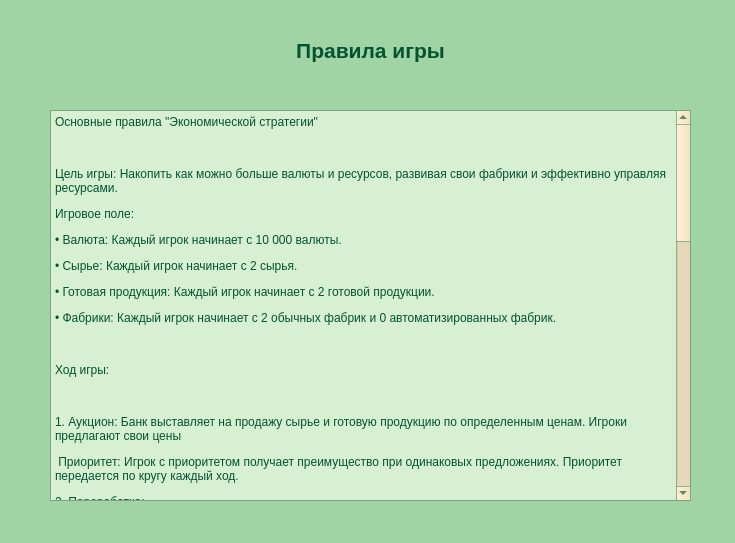
<?xml version="1.0" encoding="UTF-8"?>
<ui version="4.0">
 <class>RulesWindow</class>
 <widget class="QWidget" name="RulesWindow">
  <property name="geometry">
   <rect>
    <x>0</x>
    <y>0</y>
    <width>735</width>
    <height>543</height>
   </rect>
  </property>
  <property name="palette">
   <palette>
    <active>
     <colorrole role="WindowText">
      <brush brushstyle="SolidPattern">
       <color alpha="255">
        <red>2</red>
        <green>83</green>
        <blue>49</blue>
       </color>
      </brush>
     </colorrole>
     <colorrole role="Button">
      <brush brushstyle="SolidPattern">
       <color alpha="255">
        <red>240</red>
        <green>221</green>
        <blue>177</blue>
       </color>
      </brush>
     </colorrole>
     <colorrole role="Light">
      <brush brushstyle="SolidPattern">
       <color alpha="255">
        <red>255</red>
        <green>255</green>
        <blue>255</blue>
       </color>
      </brush>
     </colorrole>
     <colorrole role="Text">
      <brush brushstyle="SolidPattern">
       <color alpha="255">
        <red>2</red>
        <green>83</green>
        <blue>49</blue>
       </color>
      </brush>
     </colorrole>
     <colorrole role="BrightText">
      <brush brushstyle="SolidPattern">
       <color alpha="255">
        <red>2</red>
        <green>83</green>
        <blue>49</blue>
       </color>
      </brush>
     </colorrole>
     <colorrole role="ButtonText">
      <brush brushstyle="SolidPattern">
       <color alpha="255">
        <red>85</red>
        <green>69</green>
        <blue>40</blue>
       </color>
      </brush>
     </colorrole>
     <colorrole role="Base">
      <brush brushstyle="SolidPattern">
       <color alpha="255">
        <red>215</red>
        <green>240</green>
        <blue>209</blue>
       </color>
      </brush>
     </colorrole>
     <colorrole role="Window">
      <brush brushstyle="SolidPattern">
       <color alpha="255">
        <red>160</red>
        <green>212</green>
        <blue>164</blue>
       </color>
      </brush>
     </colorrole>
     <colorrole role="Highlight">
      <brush brushstyle="SolidPattern">
       <color alpha="255">
        <red>89</red>
        <green>159</green>
        <blue>118</blue>
       </color>
      </brush>
     </colorrole>
     <colorrole role="HighlightedText">
      <brush brushstyle="SolidPattern">
       <color alpha="255">
        <red>211</red>
        <green>240</green>
        <blue>191</blue>
       </color>
      </brush>
     </colorrole>
     <colorrole role="AlternateBase">
      <brush brushstyle="SolidPattern">
       <color alpha="255">
        <red>186</red>
        <green>223</green>
        <blue>180</blue>
       </color>
      </brush>
     </colorrole>
     <colorrole role="ToolTipText">
      <brush brushstyle="SolidPattern">
       <color alpha="255">
        <red>2</red>
        <green>83</green>
        <blue>49</blue>
       </color>
      </brush>
     </colorrole>
    </active>
    <inactive>
     <colorrole role="WindowText">
      <brush brushstyle="SolidPattern">
       <color alpha="255">
        <red>2</red>
        <green>83</green>
        <blue>49</blue>
       </color>
      </brush>
     </colorrole>
     <colorrole role="Button">
      <brush brushstyle="SolidPattern">
       <color alpha="255">
        <red>240</red>
        <green>221</green>
        <blue>177</blue>
       </color>
      </brush>
     </colorrole>
     <colorrole role="Light">
      <brush brushstyle="SolidPattern">
       <color alpha="255">
        <red>255</red>
        <green>255</green>
        <blue>255</blue>
       </color>
      </brush>
     </colorrole>
     <colorrole role="Text">
      <brush brushstyle="SolidPattern">
       <color alpha="255">
        <red>2</red>
        <green>83</green>
        <blue>49</blue>
       </color>
      </brush>
     </colorrole>
     <colorrole role="BrightText">
      <brush brushstyle="SolidPattern">
       <color alpha="255">
        <red>2</red>
        <green>83</green>
        <blue>49</blue>
       </color>
      </brush>
     </colorrole>
     <colorrole role="ButtonText">
      <brush brushstyle="SolidPattern">
       <color alpha="255">
        <red>85</red>
        <green>69</green>
        <blue>40</blue>
       </color>
      </brush>
     </colorrole>
     <colorrole role="Base">
      <brush brushstyle="SolidPattern">
       <color alpha="255">
        <red>215</red>
        <green>240</green>
        <blue>209</blue>
       </color>
      </brush>
     </colorrole>
     <colorrole role="Window">
      <brush brushstyle="SolidPattern">
       <color alpha="255">
        <red>160</red>
        <green>212</green>
        <blue>164</blue>
       </color>
      </brush>
     </colorrole>
     <colorrole role="Highlight">
      <brush brushstyle="SolidPattern">
       <color alpha="255">
        <red>89</red>
        <green>159</green>
        <blue>118</blue>
       </color>
      </brush>
     </colorrole>
     <colorrole role="HighlightedText">
      <brush brushstyle="SolidPattern">
       <color alpha="255">
        <red>211</red>
        <green>240</green>
        <blue>191</blue>
       </color>
      </brush>
     </colorrole>
     <colorrole role="AlternateBase">
      <brush brushstyle="SolidPattern">
       <color alpha="255">
        <red>186</red>
        <green>223</green>
        <blue>180</blue>
       </color>
      </brush>
     </colorrole>
     <colorrole role="ToolTipText">
      <brush brushstyle="SolidPattern">
       <color alpha="255">
        <red>2</red>
        <green>83</green>
        <blue>49</blue>
       </color>
      </brush>
     </colorrole>
    </inactive>
    <disabled>
     <colorrole role="Button">
      <brush brushstyle="SolidPattern">
       <color alpha="255">
        <red>240</red>
        <green>221</green>
        <blue>177</blue>
       </color>
      </brush>
     </colorrole>
     <colorrole role="Light">
      <brush brushstyle="SolidPattern">
       <color alpha="255">
        <red>255</red>
        <green>255</green>
        <blue>255</blue>
       </color>
      </brush>
     </colorrole>
     <colorrole role="BrightText">
      <brush brushstyle="SolidPattern">
       <color alpha="255">
        <red>2</red>
        <green>83</green>
        <blue>49</blue>
       </color>
      </brush>
     </colorrole>
     <colorrole role="Base">
      <brush brushstyle="SolidPattern">
       <color alpha="255">
        <red>160</red>
        <green>212</green>
        <blue>164</blue>
       </color>
      </brush>
     </colorrole>
     <colorrole role="Window">
      <brush brushstyle="SolidPattern">
       <color alpha="255">
        <red>160</red>
        <green>212</green>
        <blue>164</blue>
       </color>
      </brush>
     </colorrole>
     <colorrole role="HighlightedText">
      <brush brushstyle="SolidPattern">
       <color alpha="255">
        <red>211</red>
        <green>240</green>
        <blue>191</blue>
       </color>
      </brush>
     </colorrole>
     <colorrole role="AlternateBase">
      <brush brushstyle="SolidPattern">
       <color alpha="255">
        <red>186</red>
        <green>223</green>
        <blue>180</blue>
       </color>
      </brush>
     </colorrole>
     <colorrole role="ToolTipText">
      <brush brushstyle="SolidPattern">
       <color alpha="255">
        <red>2</red>
        <green>83</green>
        <blue>49</blue>
       </color>
      </brush>
     </colorrole>
    </disabled>
   </palette>
  </property>
  <property name="windowTitle">
   <string>Form</string>
  </property>
  <widget class="QLabel" name="label">
   <property name="geometry">
    <rect>
     <x>40</x>
     <y>30</y>
     <width>661</width>
     <height>41</height>
    </rect>
   </property>
   <property name="font">
    <font>
     <pointsize>16</pointsize>
     <bold>true</bold>
    </font>
   </property>
   <property name="text">
    <string>&lt;center&gt;Правила игры&lt;/center&gt;</string>
   </property>
  </widget>
  <widget class="QTextBrowser" name="textBrowser">
   <property name="geometry">
    <rect>
     <x>50</x>
     <y>110</y>
     <width>641</width>
     <height>391</height>
    </rect>
   </property>
   <property name="html">
    <string>&lt;!DOCTYPE HTML PUBLIC &quot;-//W3C//DTD HTML 4.0//EN&quot; &quot;http://www.w3.org/TR/REC-html40/strict.dtd&quot;&gt;
&lt;html&gt;&lt;head&gt;&lt;meta name=&quot;qrichtext&quot; content=&quot;1&quot; /&gt;&lt;meta charset=&quot;utf-8&quot; /&gt;&lt;style type=&quot;text/css&quot;&gt;
p, li { white-space: pre-wrap; }
hr { height: 1px; border-width: 0; }
li.unchecked::marker { content: &quot;\2610&quot;; }
li.checked::marker { content: &quot;\2612&quot;; }
&lt;/style&gt;&lt;/head&gt;&lt;body style=&quot; font-family:'Segoe UI'; font-size:9pt; font-weight:400; font-style:normal;&quot;&gt;
&lt;p style=&quot; margin-top:12px; margin-bottom:0px; margin-left:0px; margin-right:0px; -qt-block-indent:0; text-indent:0px;&quot;&gt;Основные правила &amp;quot;Экономической стратегии&amp;quot; &lt;/p&gt;
&lt;p style=&quot; margin-top:12px; margin-bottom:0px; margin-left:0px; margin-right:0px; -qt-block-indent:0; text-indent:0px;&quot;&gt;  &lt;/p&gt;
&lt;p style=&quot; margin-top:12px; margin-bottom:0px; margin-left:0px; margin-right:0px; -qt-block-indent:0; text-indent:0px;&quot;&gt;Цель игры: Накопить как можно больше валюты и ресурсов, развивая свои фабрики и эффективно управляя ресурсами. &lt;/p&gt;
&lt;p style=&quot; margin-top:12px; margin-bottom:0px; margin-left:0px; margin-right:0px; -qt-block-indent:0; text-indent:0px;&quot;&gt;Игровое поле: &lt;/p&gt;
&lt;p style=&quot; margin-top:12px; margin-bottom:0px; margin-left:0px; margin-right:0px; -qt-block-indent:0; text-indent:0px;&quot;&gt;• Валюта: Каждый игрок начинает с 10 000 валюты. &lt;/p&gt;
&lt;p style=&quot; margin-top:12px; margin-bottom:0px; margin-left:0px; margin-right:0px; -qt-block-indent:0; text-indent:0px;&quot;&gt;• Сырье: Каждый игрок начинает с 2 сырья. &lt;/p&gt;
&lt;p style=&quot; margin-top:12px; margin-bottom:0px; margin-left:0px; margin-right:0px; -qt-block-indent:0; text-indent:0px;&quot;&gt;• Готовая продукция: Каждый игрок начинает с 2 готовой продукции. &lt;/p&gt;
&lt;p style=&quot; margin-top:12px; margin-bottom:0px; margin-left:0px; margin-right:0px; -qt-block-indent:0; text-indent:0px;&quot;&gt;• Фабрики: Каждый игрок начинает с 2 обычных фабрик и 0 автоматизированных фабрик. &lt;/p&gt;
&lt;p style=&quot; margin-top:12px; margin-bottom:0px; margin-left:0px; margin-right:0px; -qt-block-indent:0; text-indent:0px;&quot;&gt;  &lt;/p&gt;
&lt;p style=&quot; margin-top:12px; margin-bottom:0px; margin-left:0px; margin-right:0px; -qt-block-indent:0; text-indent:0px;&quot;&gt;Ход игры: &lt;/p&gt;
&lt;p style=&quot; margin-top:12px; margin-bottom:0px; margin-left:0px; margin-right:0px; -qt-block-indent:0; text-indent:0px;&quot;&gt;  &lt;/p&gt;
&lt;p style=&quot; margin-top:12px; margin-bottom:0px; margin-left:0px; margin-right:0px; -qt-block-indent:0; text-indent:0px;&quot;&gt;1. Аукцион: Банк выставляет на продажу сырье и готовую продукцию по определенным ценам. Игроки предлагают свои цены &lt;/p&gt;
&lt;p style=&quot; margin-top:12px; margin-bottom:0px; margin-left:0px; margin-right:0px; -qt-block-indent:0; text-indent:0px;&quot;&gt; Приоритет: Игрок с приоритетом получает преимущество при одинаковых предложениях. Приоритет передается по кругу каждый ход. &lt;/p&gt;
&lt;p style=&quot; margin-top:12px; margin-bottom:0px; margin-left:0px; margin-right:0px; -qt-block-indent:0; text-indent:0px;&quot;&gt;2. Переработка: &lt;/p&gt;
&lt;p style=&quot; margin-top:12px; margin-bottom:0px; margin-left:0px; margin-right:0px; -qt-block-indent:0; text-indent:0px;&quot;&gt; Обычная фабрика: Перерабатывает 1 сырье в 1 готовую продукцию за 50 валюты (максимум 2 ед. за ход). &lt;/p&gt;
&lt;p style=&quot; margin-top:12px; margin-bottom:0px; margin-left:0px; margin-right:0px; -qt-block-indent:0; text-indent:0px;&quot;&gt; Автоматизированная фабрика: Перерабатывает 1 сырье в 1 готовую продукцию за 20 валюты (максимум 4 ед. за ход). &lt;/p&gt;
&lt;p style=&quot; margin-top:12px; margin-bottom:0px; margin-left:0px; margin-right:0px; -qt-block-indent:0; text-indent:0px;&quot;&gt;3. Счастливый случай: c шансом в ход одному игроку выпадает случайное событие. &lt;/p&gt;
&lt;p style=&quot; margin-top:12px; margin-bottom:0px; margin-left:0px; margin-right:0px; -qt-block-indent:0; text-indent:0px;&quot;&gt;4. Оплата аренды: &lt;/p&gt;
&lt;p style=&quot; margin-top:12px; margin-bottom:0px; margin-left:0px; margin-right:0px; -qt-block-indent:0; text-indent:0px;&quot;&gt; 20 валюты за каждую единицу сырья, которая не была переработана. &lt;/p&gt;
&lt;p style=&quot; margin-top:12px; margin-bottom:0px; margin-left:0px; margin-right:0px; -qt-block-indent:0; text-indent:0px;&quot;&gt; 40 валюты за каждую единицу готовой продукции, которая не была продана. &lt;/p&gt;
&lt;p style=&quot; margin-top:12px; margin-bottom:0px; margin-left:0px; margin-right:0px; -qt-block-indent:0; text-indent:0px;&quot;&gt;5. Кредит: &lt;/p&gt;
&lt;p style=&quot; margin-top:12px; margin-bottom:0px; margin-left:0px; margin-right:0px; -qt-block-indent:0; text-indent:0px;&quot;&gt;1) Игрок может взять кредит в банке, не превышающий его имеющийся баланс. &lt;/p&gt;
&lt;p style=&quot; margin-top:12px; margin-bottom:0px; margin-left:0px; margin-right:0px; -qt-block-indent:0; text-indent:0px;&quot;&gt; Кредит необходимо вернуть в течение 12 ходов с 10% процентами. &lt;/p&gt;
&lt;p style=&quot; margin-top:12px; margin-bottom:0px; margin-left:0px; margin-right:0px; -qt-block-indent:0; text-indent:0px;&quot;&gt;6. Страховка: &lt;/p&gt;
&lt;p style=&quot; margin-top:12px; margin-bottom:0px; margin-left:0px; margin-right:0px; -qt-block-indent:0; text-indent:0px;&quot;&gt; Игрок может купить страховку у банка за 200 валюты. &lt;/p&gt;
&lt;p style=&quot; margin-top:12px; margin-bottom:0px; margin-left:0px; margin-right:0px; -qt-block-indent:0; text-indent:0px;&quot;&gt; Страховка защищает от негативных эффектов некоторых счастливых случаев на следующем ходу. &lt;/p&gt;
&lt;p style=&quot; margin-top:12px; margin-bottom:0px; margin-left:0px; margin-right:0px; -qt-block-indent:0; text-indent:0px;&quot;&gt;7. Улучшение фабрик: &lt;/p&gt;
&lt;p style=&quot; margin-top:12px; margin-bottom:0px; margin-left:0px; margin-right:0px; -qt-block-indent:0; text-indent:0px;&quot;&gt; Обычную фабрику можно улучшить до автоматизированной за 3000 валюты за 9 месяцев (1500 валюты в начале, 1500 в конце). &lt;/p&gt;
&lt;p style=&quot; margin-top:12px; margin-bottom:0px; margin-left:0px; margin-right:0px; -qt-block-indent:0; text-indent:0px;&quot;&gt; Улучшенная фабрика 9 ходов не работает. &lt;/p&gt;
&lt;p style=&quot; margin-top:12px; margin-bottom:0px; margin-left:0px; margin-right:0px; -qt-block-indent:0; text-indent:0px;&quot;&gt;  &lt;/p&gt;
&lt;p style=&quot; margin-top:12px; margin-bottom:0px; margin-left:0px; margin-right:0px; -qt-block-indent:0; text-indent:0px;&quot;&gt;Счастливые случаи: &lt;/p&gt;
&lt;p style=&quot; margin-top:12px; margin-bottom:0px; margin-left:0px; margin-right:0px; -qt-block-indent:0; text-indent:0px;&quot;&gt;  &lt;/p&gt;
&lt;p style=&quot; margin-top:12px; margin-bottom:0px; margin-left:0px; margin-right:0px; -qt-block-indent:0; text-indent:0px;&quot;&gt;• День рождения: Все игроки должны подарить “имениннику” что-то (валюту, сырье, готовую продукцию). &lt;/p&gt;
&lt;p style=&quot; margin-top:12px; margin-bottom:0px; margin-left:0px; margin-right:0px; -qt-block-indent:0; text-indent:0px;&quot;&gt;• Сгорела фабрика: Фабрика пропадает. Сырьё и готовая продукция сохраняется (если перерабатывалось сырье в продукцию, то оно сгорает вместе с фабрикой). При наличии страховки банк восстанавливает фабрику. &lt;/p&gt;
&lt;p style=&quot; margin-top:12px; margin-bottom:0px; margin-left:0px; margin-right:0px; -qt-block-indent:0; text-indent:0px;&quot;&gt;• Наследство: Игроку выдается определенное количество валюты. &lt;/p&gt;
&lt;p style=&quot; margin-top:12px; margin-bottom:0px; margin-left:0px; margin-right:0px; -qt-block-indent:0; text-indent:0px;&quot;&gt;• 50% скидка на траты: Действует один ход. Скидка распространяется на аренду сырья и готовой продукции, улучшение фабрик, переработку сырья. &lt;/p&gt;
&lt;p style=&quot; margin-top:12px; margin-bottom:0px; margin-left:0px; margin-right:0px; -qt-block-indent:0; text-indent:0px;&quot;&gt;• Кризис в банке: &lt;/p&gt;
&lt;p style=&quot; margin-top:12px; margin-bottom:0px; margin-left:0px; margin-right:0px; -qt-block-indent:0; text-indent:0px;&quot;&gt;1)Банк покупает готовую продукцию по высокой цене и продает сырье по низкой цене. &lt;/p&gt;
&lt;p style=&quot; margin-top:12px; margin-bottom:0px; margin-left:0px; margin-right:0px; -qt-block-indent:0; text-indent:0px;&quot;&gt;2)Игроки теряют 500 валюты. Если денег нет, то банк забирает 1 ед. товара за каждые 100 валюты недоплаты, 1 ед. сырья за каждые 50 валюты недоплаты. Ухудшает модернизированную фабрику до обычной за весь долг, обычную фабрику закрывает на 2 месяца. Застрахованный игрок не платит банку. &lt;/p&gt;
&lt;p style=&quot; margin-top:12px; margin-bottom:0px; margin-left:0px; margin-right:0px; -qt-block-indent:0; text-indent:0px;&quot;&gt;  &lt;/p&gt;
&lt;p style=&quot; margin-top:12px; margin-bottom:0px; margin-left:0px; margin-right:0px; -qt-block-indent:0; text-indent:0px;&quot;&gt;Победа: Игрок с наибольшим количеством валюты и ресурсов к концу игры. &lt;/p&gt;&lt;/body&gt;&lt;/html&gt;</string>
   </property>
  </widget>
 </widget>
 <resources/>
 <connections/>
</ui>
